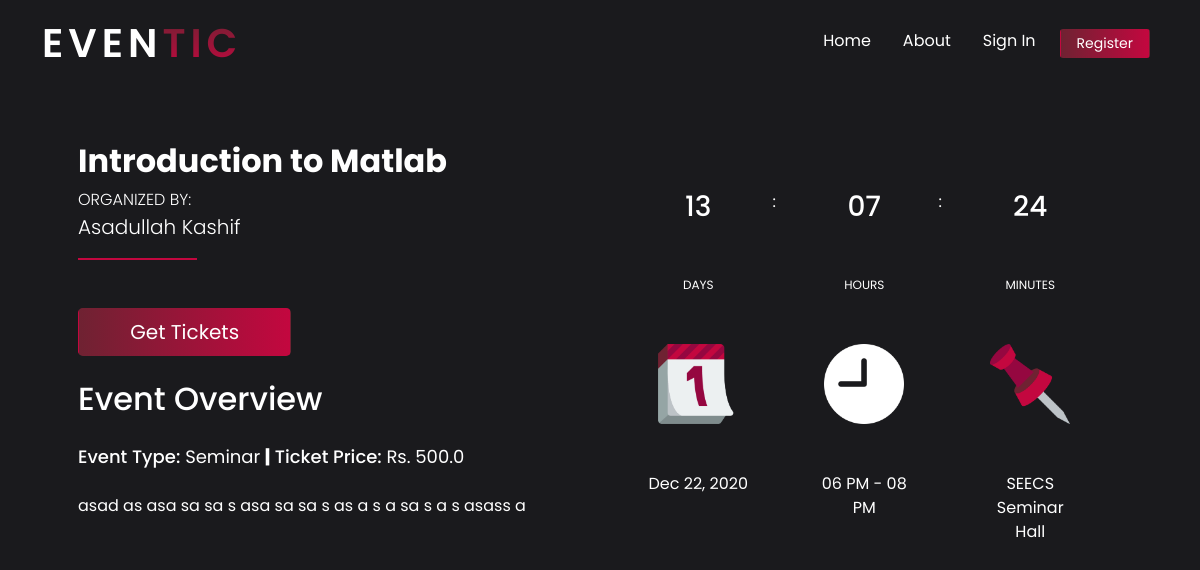
Screenshot of /event/1 with the database file from the repository.
### models/event.py (models this page shows, shortened)
class Event(db.Model):
    __tablename__ = 'events'
    id = db.Column(db.Integer, primary_key=True)
    title = db.Column(db.String(STRING_LENGTH_MAX),
                      unique=False, nullable=False)
    head = db.Column(db.String(STRING_LENGTH_MAX),
                     unique=False, nullable=False)
    contact = db.Column(db.String(STRING_LENGTH_MAX),
                        unique=False, nullable=False)
    time_start = db.Column(db.DateTime, unique=False, nullable=False)
    time_end = db.Column(db.DateTime, unique=False, nullable=False)
    description = db.Column(
        db.String(EVENT_DESCRIPTION_LENGTH), unique=False, nullable=False)
    WORKSHOP = True
    SEMINAR = False
    event_type = db.Column(db.Boolean,  unique=False, nullable=False)
    TICKETED = True
    NON_TICKETED = False
    is_ticketed = db.Column(db.Boolean, unique=False, nullable=False)
    ticket_price = db.Column(db.Float,
                             nullable=True, unique=False,
                             default=0.0)

### views/event.py (the view)
class EventView(MethodView):
    def get(self, id):
        event = Event.query.filter_by(id=id).first()
        if not event:
            flash('No such event exists!', 'danger')
            return redirect(url_for('home'))
        event_obj = {
            'title': event.title,
            'head': event.head,
            'event_type': "Seminar" if event.event_type == Event.SEMINAR else "Workshop",
            'ticket_price': "Free" if event.ticket_price == 0 else f'Rs. {event.ticket_price}',
            'description': event.description,
            'date': helper.get_breif_formatted_time(event.time_start),
            'days_left':  str(helper.days_left(event.time_start)).zfill(2),
            'hours_left': str(helper.hours_left(event.time_start)).zfill(2),
            'minutes_left': str(helper.minutes_left(event.time_start)).zfill(2),
            'event_span': helper.event_span_in_hours(event.time_start, event.time_end)
        }
        context = {
            'title': 'Event',
            'event': event_obj,
            'user': session.get('user', None)
        }
        return render_template('event.html', **context)

### utils/helper.py (called while the page is built)
def days_left(datetime_object):
    date_delta = datetime_object.date() - datetime.now().date()
    return abs(date_delta.days)

def hours_left(datetime_object):
    date_delta = datetime_object.hour - datetime.now().hour
    return abs(date_delta)

def minutes_left(datetime_object):
    date_delta = datetime_object.minute - datetime.now().minute
    return abs(date_delta)

def event_span_in_hours(time_start, time_end):
    start = datetime.strftime(time_start, "%I %p")
    end = datetime.strftime(time_end, "%I %p")
    return f"{start} - {end}"

def get_breif_formatted_time(datetime_object):
    return datetime_object.strftime("%b %d, %Y")

### templates/event.html (shortened to what this page needs)
{% extends 'base.html' %}
{% block content %}
<div class="container mt-2">
    <div class="row">
        <div class="col text-white col-lg-6 col-sm-12 p-5">
            <h2 class="text-heading">{{ event.title }}</h2>
            <span class="lead" style="font-size: 16px;">ORGANIZED BY:</span> <br>
            <span class="lead">{{ event.head }}</span>
            <div class="w-25 pt-3" style="color: transparent; border-bottom:2px solid #c3073f;"></div>
            <a href="#" class="btn btn-lg bg-gradient mt-5" style="width: 45%;">Get Tickets</a>
            <div class="my-4">
                <h2>Event Overview</h2>
            </div>
            <div>
                <span style="font-size: 18px"> <b style="font-weight: 500;">Event Type:</b> {{ event.event_type }} <b
                        style=" font-weight: 800;">|</b>
                    <b style="font-weight: 500;">Ticket Price: </b> {{ event.ticket_price }} <br>
                </span>
            </div>
            <div class="mt-4 pr-5">
                <p>{{ event.description }}</p>
            </div>
        </div>
        <div class="col col-lg-6 col-sm-12 p-5 mt-5">
            <div class="row text-white ">
                <div class="col col-lg-3 text-center">
                    <h3>{{ event.days_left }}</h3>
                    <div class="mt-5">
                        <span style="font-size: 12px" class="text-center">DAYS</span>
                    </div>
                    <div class="mt-5">
                        <img class="text-center mx-auto" src="{{ url_for('static', filename='about/calendar.png') }}"
                            width="80" height="80">
                    </div>
                    <div class="mt-5 text-center">
                        <p>{{ event.date }}</p>
                    </div>
                </div>
                <div class="col col-lg-1"><span>:</span></div>
                <div class="col col-lg-3 text-center">
                    <h3>{{ event.hours_left }}</h3>
                    <div class="mt-5">
                        <span style="font-size: 12px" class="text-center">HOURS</span>
                    </div>
                    <div class="mt-5">
                        <img class="text-center mx-auto" src="{{ url_for('static', filename='form_icons/time.png') }}"
                            width="80" height="80">
                    </div>
                    <div class="mt-5 text-center">
                        <p>{{ event.event_span }}</p>
                    </div>
                </div>
                <div class="col col-lg-1"><span>:</span></div>
                <div class="col col-lg-3 text-center">
                    <h3>{{ event.minutes_left }}</h3>
                    <div class="mt-5">
                        <span style="font-size: 12px" class="text-center">MINUTES</span>
                    </div>
                    <div class="mt-5">
                        <img class="text-center mx-auto" src="{{ url_for('static', filename='about/venue.png') }}"
                            width="80" height="80">
                    </div>
                    <div class="mt-5 text-center">
                        <p>SEECS Seminar Hall</p>
                    </div>
                </div>
                <div class="col col-lg-1">
                </div>
            </div>
        </div>
    </div>
</div>
{% endblock content %}

### static/style.css (style rules this page uses)
body { font-family: 'Poppins'; font-weight: 400; background : #1a1a1d; }
.bg-gradient { color : white; background-image: linear-gradient(to right, #6f2232, #c3073f) !important; }
.text-heading { font-weight: 700; }

### rows the page displays
Event: title "Introduction to Matlab", head "Asadullah Kashif", description "asad as asa sa sa s asa sa sa s as a s a sa s a s asass a"

### other values shown
{{ "Sign In" }} "Sign In"
{{ "Register" }} "Register"
{{ event.event_type }} "Seminar"
{{ event.ticket_price }} "Rs. 500.0"
{{ event.days_left }} "13"
{{ event.date }} "Dec 22, 2020"
{{ event.hours_left }} "07"
{{ event.event_span }} "06 PM - 08 PM"
{{ event.minutes_left }} "24"
